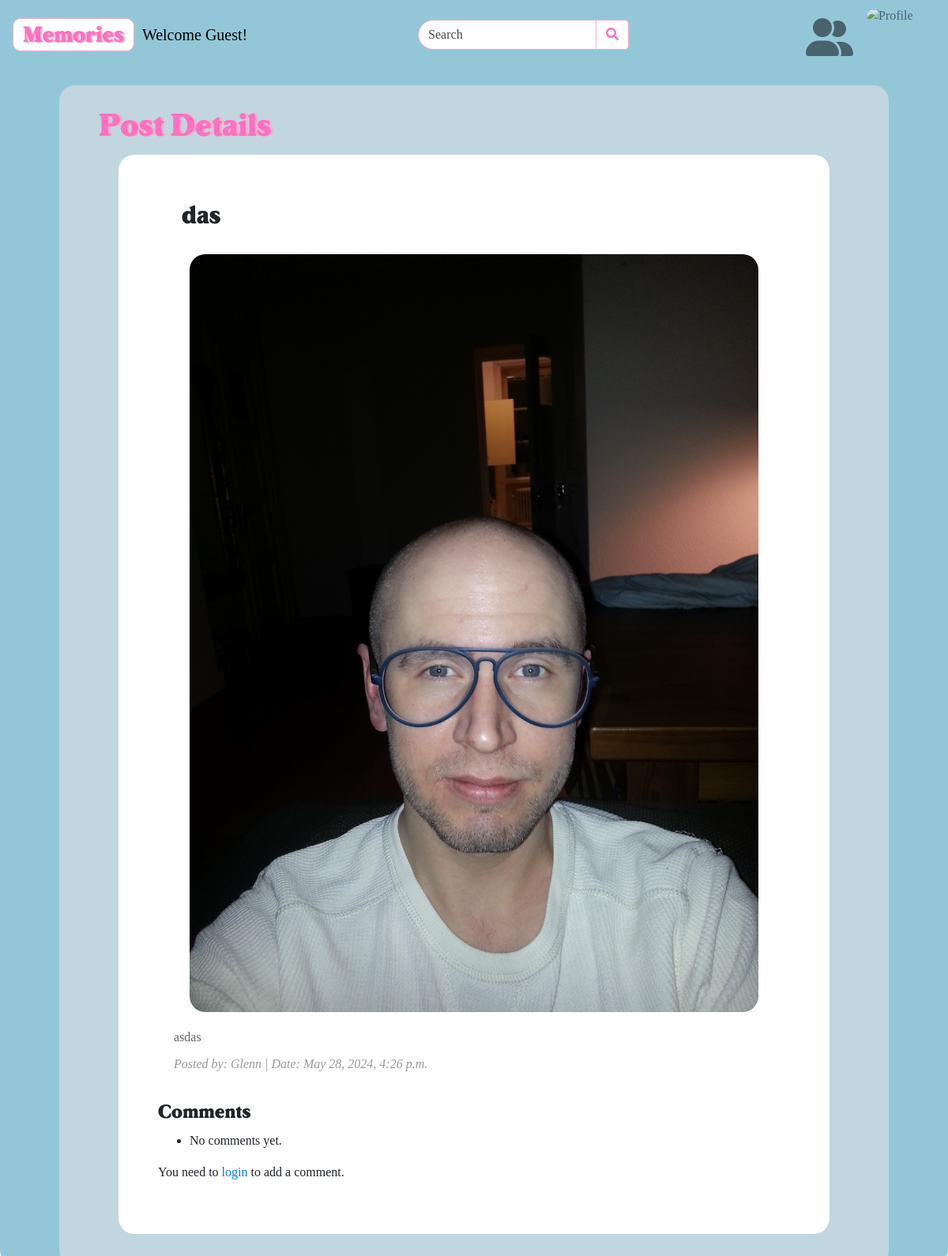
Page /post/2/ on the earlier database version.
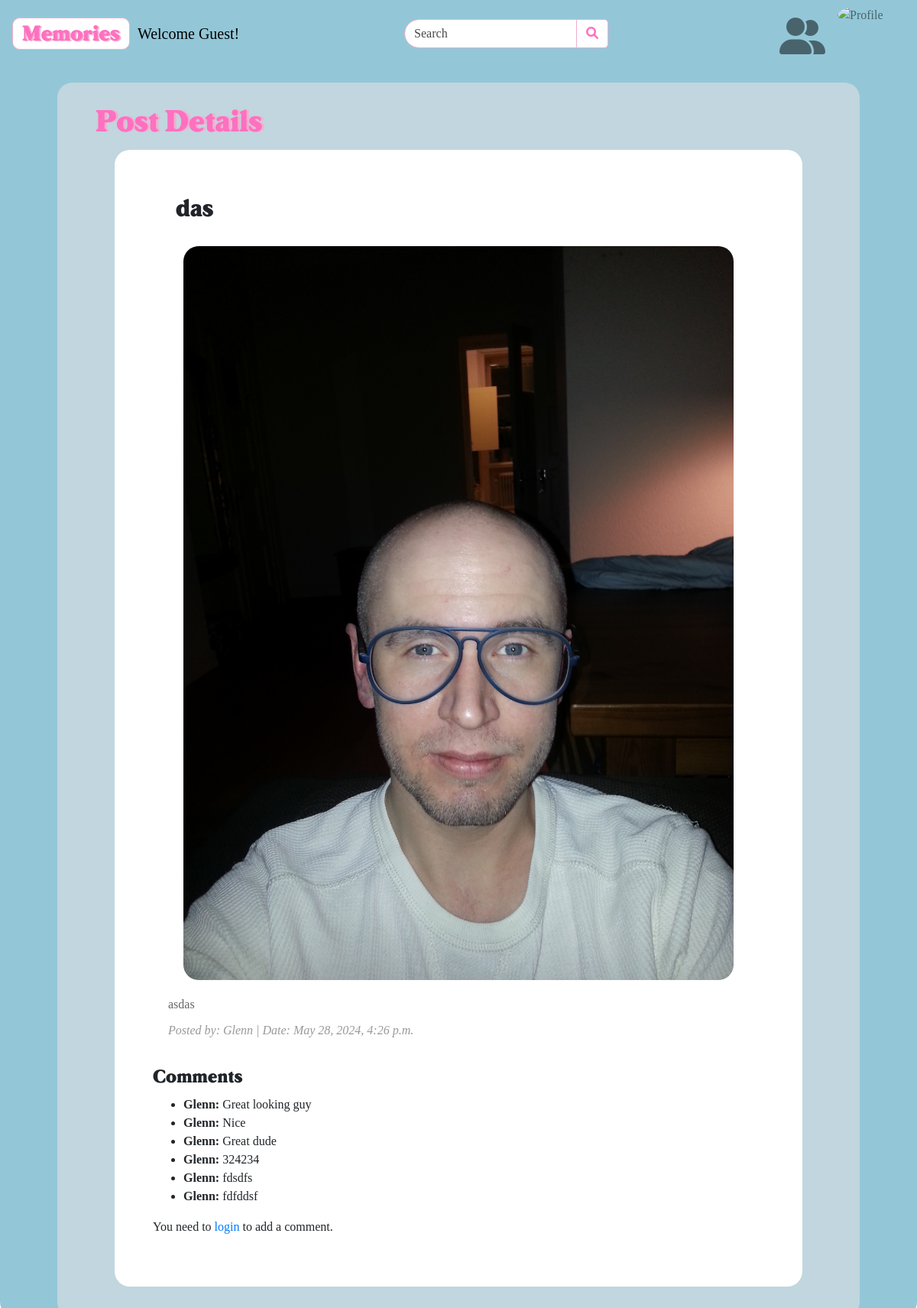
Same page on the later database version.
### blog/models.py (models this page shows, shortened)
class Comment(models.Model):
    post = models.ForeignKey(Post, on_delete=models.CASCADE, related_name='comments', null=True)
    user = models.ForeignKey(Profile, on_delete=models.CASCADE, related_name='comments')
    text = models.TextField()

### profiles/models.py (models this page shows, shortened)
class Profile(AbstractBaseUser):
      username = models.CharField(max_length=50, unique=True)
      first_name = models.CharField(max_length=50)
      last_name = models.CharField(max_length=50)
      email = models.EmailField(max_length=100, unique=True)
      phone_number = models.CharField(max_length=50)
      profile_picture = models.ImageField(blank=True, upload_to='profile/')
      date_joined = models.DateTimeField(auto_now_add=True)
      last_login = models.DateTimeField(auto_now_add=True)
      is_admin = models.BooleanField(default=False)
      is_staff = models.BooleanField(default=True)
      is_active = models.BooleanField(default=True)
      is_inactive = models.BooleanField(default=False)
      is_published = models.BooleanField(default=True)
      USERNAME_FIELD = 'email'
      REQUIRED_FIELDS = ['username', 'first_name', 'last_name']
      objects = ProfileManager()

### blog/views.py (the view)
# urls.py: path('post/<int:post_id>/', views.post_detail, name='post_detail'),
def post_detail(request, post_id):
    post = get_object_or_404(Post, id=post_id)
    comments = post.comments.all()
    if request.method == 'POST':
        comment_form = CommentForm(request.POST)
        if comment_form.is_valid():
            profile = request.user
            comment_form.save(user=profile, post=post)
            return redirect('home')
    else:
        comment_form = CommentForm()
    context = {
        'post': post,
        'comments': comments,
        'comment_form': comment_form,
        'user': request.user,
    }
    return render(request, 'post_detail.html', context)

### blog/forms.py (shortened to what this page needs)
class CommentForm(forms.ModelForm):
    class Meta:
        model = Comment
        fields = ['text']

### profiles/context_processors.py (called while the page is built)
def profile_picture(request):
    profile_picture_url = None
    if request.user.is_authenticated:
        try:
            profile_picture_url = request.user.profile_picture.url if request.user.profile_picture else None
        except Profile.DoesNotExist:
            pass
    return {'profile_picture_url': profile_picture_url}

### templates/post_detail.html (shortened to what this page needs)
{% extends 'base.html' %}
{% load static %}
{% block content %}
<div class="background-blue">
    <div class="background-lightblue">
        <h1>Post Details</h1>
        <div class="post-card">
                <div class="background-white">
                    <h2 class="post-title">{{ post.title }}</h2>
                    <div class="post-img-container">
                        {% if post.img %}
                            <img src="{{ post.img.url }}" class="post-img img-fluid" alt="Post image"/>
                        {% endif %}
                    </div>
                    <div class="post-details">
                        <p class="post-content">{{ post.content }}</p>
                        <p class="post-meta">Posted by: {{ post.user.username }} | Date: {{ post.created_at }}</p>
                    </div>
                </div>
                <h4>Comments</h4>
                <ul>
                    {% for comment in comments %}
                        <li>
                            <strong>{{ comment.user.username }}:</strong> {{ comment.text }}
                        </li>
                    {% empty %}
                        <li>No comments yet.</li>
                    {% endfor %}
                </ul>
                {% if user.is_authenticated %}
                    <h5>Add a comment</h5>
                    <form method="post">
                        {% csrf_token %}
                        <div class="form-group">
                            <div>
                                <textarea name="text" cols="100" rows="3" required="" id="id_text"></textarea>
                            </div>
                        </div>
                        <button class="submit-button-big" type="submit"><h4>Submit</h4></button>
                    </form>
                {% else %}
                    <p>You need to <a href="{% url 'login' %}">login</a> to add a comment.</p>
                {% endif %}
        </div>
    </div>
</div>
{% endblock %}

Differences in the rows shown:
added Comment: user.username "Glenn", text "Great looking guy"
added Comment: user.username "Glenn", text "Nice"
added Comment: user.username "Glenn", text "Great dude"
added Comment: user.username "Glenn", text "324234"
added Comment: user.username "Glenn", text "fdsdfs"
added Comment: user.username "Glenn", text "fdfddsf"
Other differences:
text no longer shown: "No comments yet."
